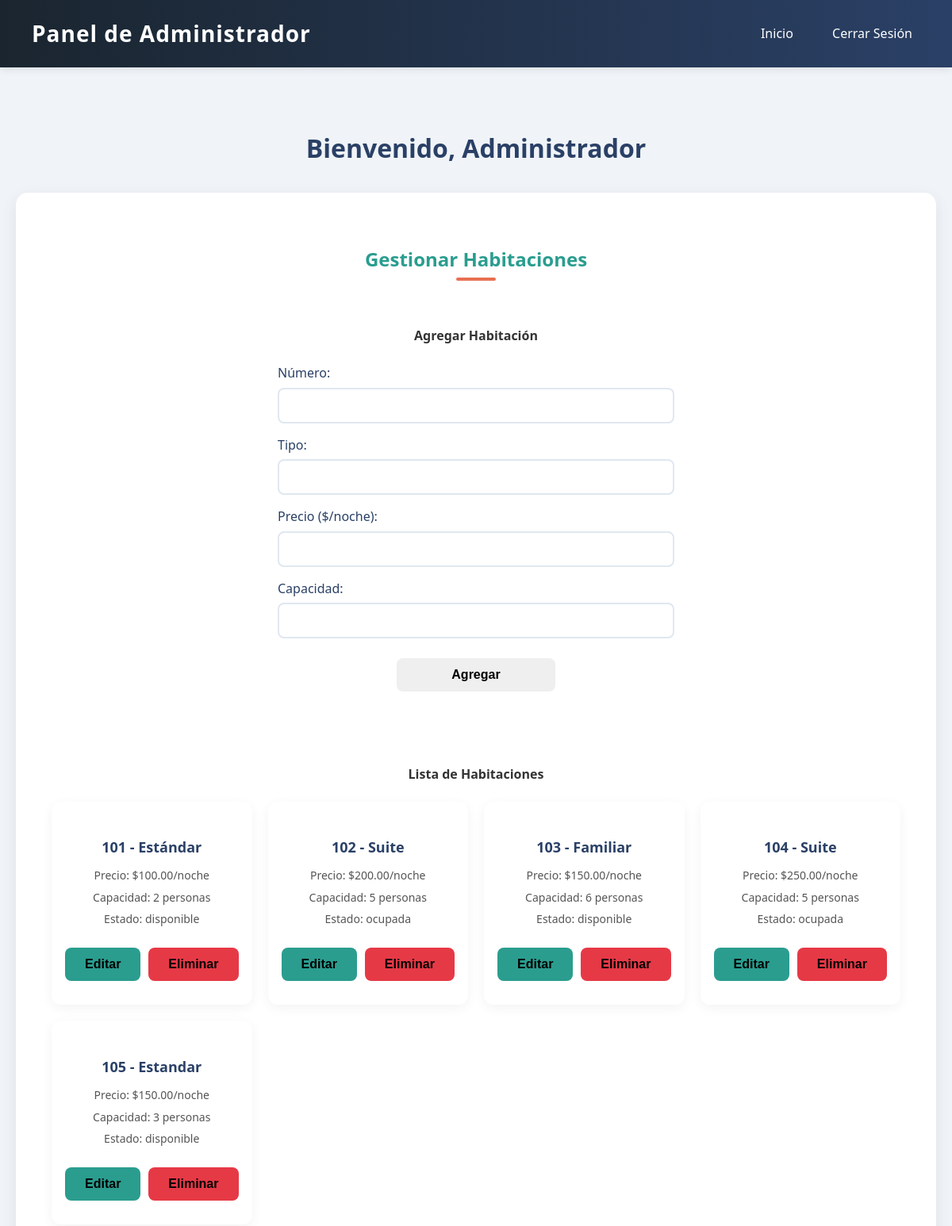
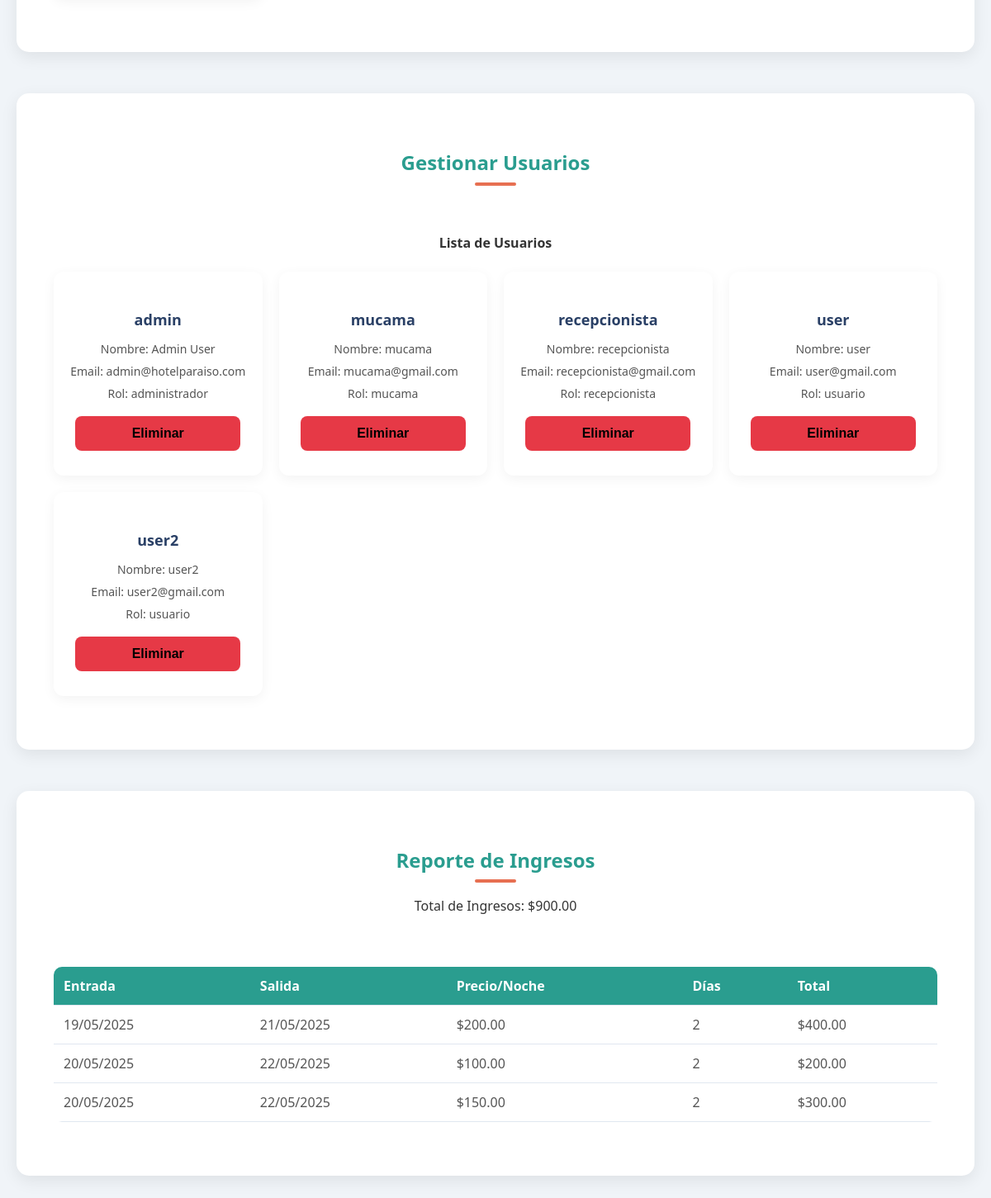
The page /vistas/admin/index.php (signed in) on the database its author committed (2 pictures, top to bottom).
### tables this page shows
CREATE TABLE `habitaciones` (
  `id` int(11) NOT NULL,
  `numero` varchar(10) NOT NULL,
  `tipo` varchar(50) NOT NULL,
  `precio` decimal(10,2) NOT NULL,
  `estado` varchar(20) NOT NULL DEFAULT 'disponible',
  `capacidad` int(11) NOT NULL
);

CREATE TABLE `usuarios` (
  `id` int(11) NOT NULL,
  `username` varchar(50) NOT NULL,
  `contrasena` varchar(255) NOT NULL,
  `nombre` varchar(100) NOT NULL,
  `email` varchar(100) NOT NULL,
  `rol_id` int(11) NOT NULL
);

CREATE TABLE `roles` (
  `id` int(11) NOT NULL,
  `nombre` varchar(50) NOT NULL
);

### config/database.php (called while the page is built, shortened)
<?php
class Conexion {
    private $host = 'localhost';
    private $usuario = 'root';
    private $contrasena = '';
    private $base_datos = 'hotel_paraiso';
    private $conexion;
    public function __construct() {
        $this->conexion = new mysqli($this->host, $this->usuario, $this->contrasena, $this->base_datos);
        $this->conexion->set_charset("utf8");
    }
    public function getConexion() {
        return $this->conexion;
    }
}

### modelos/Administrador.php (called while the page is built, shortened)
<?php
require_once '../../config/database.php';
class Administrador {
    private $conexion;
    public function __construct() {
        $db = new Conexion();
        $this->conexion = $db->getConexion();
    }
    public function getHabitaciones() {
        $sql = "SELECT * FROM habitaciones";
        return $this->conexion->query($sql)->fetch_all(MYSQLI_ASSOC);
    }
    public function getUsuarios() {
        $sql = "SELECT u.*, r.nombre AS rol FROM usuarios u JOIN roles r ON u.rol_id = r.id";
        return $this->conexion->query($sql)->fetch_all(MYSQLI_ASSOC);
    }
    public function getIngresosPorReservas() {
        $sql = "SELECT
                    r.fecha_entrada,
                    r.fecha_salida,
                    h.precio,
                    DATEDIFF(r.fecha_salida, r.fecha_entrada) AS dias,
                    (h.precio * DATEDIFF(r.fecha_salida, r.fecha_entrada)) AS total
                FROM reservas r
                JOIN habitaciones h ON r.habitacion_id = h.id
                WHERE r.estado = 'finalizada'";
        return $this->conexion->query($sql)->fetch_all(MYSQLI_ASSOC);
    }
}
?>

### vistas/admin/index.php (the view, shortened to what this page needs)
<?php
require_once '../../modelos/Administrador.php';
$admin = new Administrador();
$habitaciones = $admin->getHabitaciones();
$usuarios = $admin->getUsuarios();
$ingresos = $admin->getIngresosPorReservas();
$total_ingresos = array_sum(array_column($ingresos, 'total'));
?>
<html lang="es">
<head>
    <link rel="stylesheet" href="style.css">
</head>
<body>
    <header>
        <h1>Panel de Administrador</h1>
        <nav>
            <a href="../publico/index.php">Inicio</a>
            <a href="../auth/logout.php">Cerrar Sesión</a>
        </nav>
    </header>
    <main>
        <h2>Bienvenido, <?php echo htmlspecialchars($_SESSION['username'] ?? 'Administrador'); ?></h2>
        <section class="admin-section">
            <h3>Gestionar Habitaciones</h3>
            <div class="form-section">
                <h4>Agregar Habitación</h4>
                <form action="procesar_habitacion.php" method="POST">
                    <div class="form-group">
                        <label for="numero">Número:</label>
                        <input type="text" name="numero" required>
                    </div>
                    <div class="form-group">
                        <label for="tipo">Tipo:</label>
                        <input type="text" name="tipo" required>
                    </div>
                    <div class="form-group">
                        <label for="precio">Precio ($/noche):</label>
                        <input type="number" name="precio" step="0.01" required>
                    </div>
                    <div class="form-group">
                        <label for="capacidad">Capacidad:</label>
                        <input type="number" name="capacidad" required>
                    </div>
                    <button type="submit">Agregar</button>
                </form>
            </div>
            <div class="list-section">
                <h4>Lista de Habitaciones</h4>
                <div class="rooms-list">
                    <?php foreach ($habitaciones as $hab): ?>
                        <div class="room-card">
                            <h4><?php echo $hab['numero'] . ' - ' . $hab['tipo']; ?></h4>
                            <p>Precio: $<?php echo $hab['precio']; ?>/noche</p>
                            <p>Capacidad: <?php echo $hab['capacidad']; ?> personas</p>
                            <p>Estado: <?php echo $hab['estado']; ?></p>
                            <div class="action-buttons">
                                <form action="editar_habitacion.php" method="GET" style="display:inline;">
                                    <button type="submit" class="edit-btn">Editar</button>
                                </form>
                                <form action="procesar_habitacion.php" method="POST" style="display:inline;">
                                    <button type="submit" class="delete-btn">Eliminar</button>
                                </form>
                            </div>
                        </div>
                    <?php endforeach; ?>
                </div>
            </div>
        </section>
        <section class="admin-section">
            <h3>Gestionar Usuarios</h3>
            <div class="list-section">
                <h4>Lista de Usuarios</h4>
                <div class="users-list">
                    <?php foreach ($usuarios as $usuario): ?>
                        <div class="user-card">
                            <h4><?php echo $usuario['username']; ?></h4>
                            <p>Nombre: <?php echo $usuario['nombre']; ?></p>
                            <p>Email: <?php echo $usuario['email']; ?></p>
                            <p>Rol: <?php echo $usuario['rol']; ?></p>
                            <form action="procesar_usuario.php" method="POST" style="display:inline;">
                                <button type="submit" class="delete-btn">Eliminar</button>
                            </form>
                        </div>
                    <?php endforeach; ?>
                </div>
            </div>
        </section>
        <section class="admin-section">
            <h3>Reporte de Ingresos</h3>
            <p>Total de Ingresos: $<?php echo number_format($total_ingresos, 2); ?></p>
            <div class="report-list">
                <?php if (empty($ingresos)): ?>
                    <p>No hay ingresos registrados.</p>
                <?php else: ?>
                    <table>
                        <thead>
                            <tr>
                                <th>Entrada</th>
                                <th>Salida</th>
                                <th>Precio/Noche</th>
                                <th>Días</th>
                                <th>Total</th>
                            </tr>
                        </thead>
                        <tbody>
                            <?php foreach ($ingresos as $ingreso): ?>
                                <tr>
                                    <td><?php echo date('d/m/Y', strtotime($ingreso['fecha_entrada'])); ?></td>
                                    <td><?php echo date('d/m/Y', strtotime($ingreso['fecha_salida'])); ?></td>
                                    <td>$<?php echo number_format($ingreso['precio'], 2); ?></td>
                                    <td><?php echo $ingreso['dias']; ?></td>
                                    <td>$<?php echo number_format($ingreso['total'], 2); ?></td>
                                </tr>
                            <?php endforeach; ?>
                        </tbody>
                    </table>
                <?php endif; ?>
            </div>
        </section>
    </main>
</body>
</html>

### vistas/admin/style.css (style rules this page uses)
body { margin: 0; padding: 0; font-family: 'Segoe UI', Tahoma, Geneva, Verdana, sans-serif; background-color: #f0f4f8; color: #333; overflow-x: hidden; line-height: 1.6; }
header { background: linear-gradient(90deg, #1a252f, #2a4066); color: #fff; padding: 20px 40px; display: flex; justify-content: space-between; align-items: center; position: sticky; top: 0; z-index: 1000; box-shadow: 0 2px 10px rgba(0, 0, 0, 0.1); }
header h1 { margin: 0; font-size: 28px; font-weight: 600; letter-spacing: 1px; }
nav a { color: #fff; text-decoration: none; font-size: 16px; margin-left: 25px; transition: color 0.3s ease, transform 0.2s ease; padding: 5px 10px; border-radius: 5px; }
main { padding: 50px 20px; max-width: 1400px; margin: 0 auto; text-align: center; }
main h2 { color: #2a4066; font-size: 32px; margin-bottom: 30px; font-weight: 700; animation: fadeIn 1s ease-in-out; }
main h3 { color: #2a9d8f; font-size: 24px; margin-top: 40px; position: relative; font-weight: 600; }
main h3::after { content: ''; position: absolute; bottom: -8px; left: 50%; transform: translateX(-50%); width: 50px; height: 4px; background-color: #e76f51; border-radius: 2px; transition: width 0.3s ease; }
.admin-section { margin-bottom: 50px; background: #ffffff; padding: 25px; border-radius: 15px; box-shadow: 0 6px 20px rgba(0, 0, 0, 0.08); transition: transform 0.3s ease, box-shadow 0.3s ease; }
.form-section, .list-section, .report-list { padding: 20px; border-radius: 10px; margin: 20px 0; }
form { display: flex; flex-direction: column; gap: 15px; max-width: 500px; margin: 0 auto; }
.form-group { display: flex; flex-direction: column; gap: 5px; text-align: left; }
.form-group label { color: #2a4066; font-weight: 500; font-size: 16px; }
.form-group input, .form-group select, .form-group textarea { padding: 12px; border: 2px solid #e0e7f0; border-radius: 8px; font-size: 15px; color: #333; background-color: #fff; transition: border-color 0.3s ease, box-shadow 0.3s ease; }
button { padding: 12px 25px; border: none; border-radius: 8px; font-size: 16px; font-weight: 600; cursor: pointer; transition: background-color 0.3s ease, transform 0.2s ease; width: 100%; max-width: 200px; margin: 10px auto; }
.rooms-list, .users-list { display: grid; grid-template-columns: repeat(auto-fit, minmax(250px, 1fr)); gap: 20px; margin-top: 20px; }
.room-card, .user-card { background: #fff; padding: 20px; border-radius: 12px; box-shadow: 0 4px 15px rgba(0, 0, 0, 0.05); transition: transform 0.3s ease, box-shadow 0.3s ease; }
.room-card h4, .user-card h4 { color: #2a4066; font-size: 18px; margin-bottom: 10px; font-weight: 600; }
.room-card p, .user-card p { color: #555; font-size: 14px; margin: 5px 0; }
.action-buttons { display: flex; gap: 10px; justify-content: center; margin-top: 15px; }
.edit-btn { background-color: #2a9d8f; }
.delete-btn { background-color: #e63946; }
table { width: 100%; border-collapse: collapse; margin-top: 20px; background: #fff; border-radius: 10px; overflow: hidden; }
th, td { padding: 12px; text-align: left; border-bottom: 1px solid #e0e7f0; }
th { background-color: #2a9d8f; color: #fff; font-weight: 600; }
td { color: #555; }

### rows shown on the page
habitaciones: numero "101", tipo "Estándar", precio "100.00", capacidad "2", estado "disponible"
habitaciones: numero "102", tipo "Suite", precio "200.00", capacidad "5", estado "ocupada"
habitaciones: numero "103", tipo "Familiar", precio "150.00", capacidad "6", estado "disponible"
habitaciones: numero "104", tipo "Suite", precio "250.00", capacidad "5", estado "ocupada"
habitaciones: numero "105", tipo "Estandar", precio "150.00", capacidad "3", estado "disponible"
usuarios: username "admin", nombre "Admin User", email "admin@hotelparaiso.com", rol.nombre "administrador"
usuarios: username "mucama", nombre "mucama", email "mucama@gmail.com", rol.nombre "mucama"
usuarios: username "recepcionista", nombre "recepcionista", email "recepcionista@gmail.com", rol.nombre "recepcionista"
usuarios: username "user", nombre "user", email "user@gmail.com", rol.nombre "usuario"
usuarios: username "user2", nombre "user2", email "user2@gmail.com", rol.nombre "usuario"

### other values the page prints
$_SESSION['username'] "Administrador"
$total_ingresos "900.00"
date('d/m/Y', strtotime($ingreso['fecha_entrada'])) "19/05/2025"
date('d/m/Y', strtotime($ingreso['fecha_salida'])) "21/05/2025"
$ingreso['precio'] "200.00"
$ingreso['dias'] "2"
$ingreso['total'] "400.00"
date('d/m/Y', strtotime($ingreso['fecha_entrada'])) "20/05/2025"
date('d/m/Y', strtotime($ingreso['fecha_salida'])) "22/05/2025"
$ingreso['precio'] "100.00"
$ingreso['total'] "200.00"
$ingreso['precio'] "150.00"
$ingreso['total'] "300.00"
